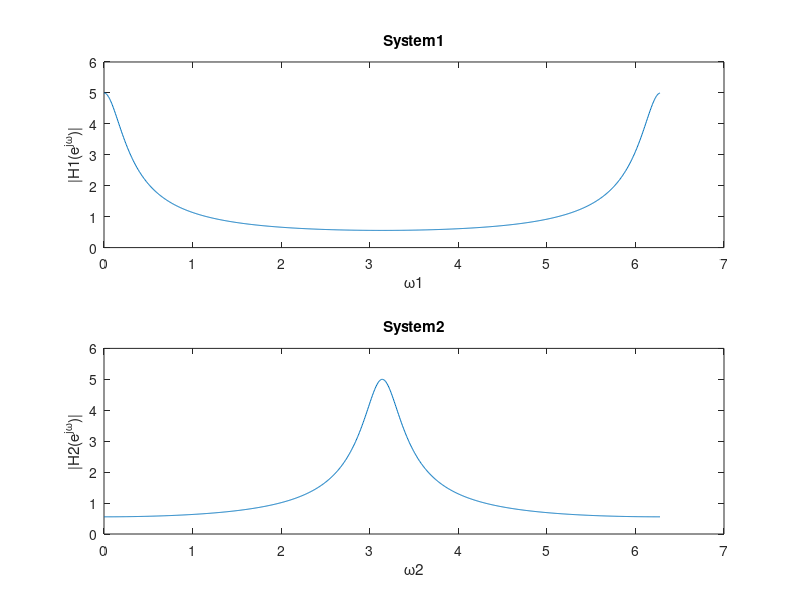
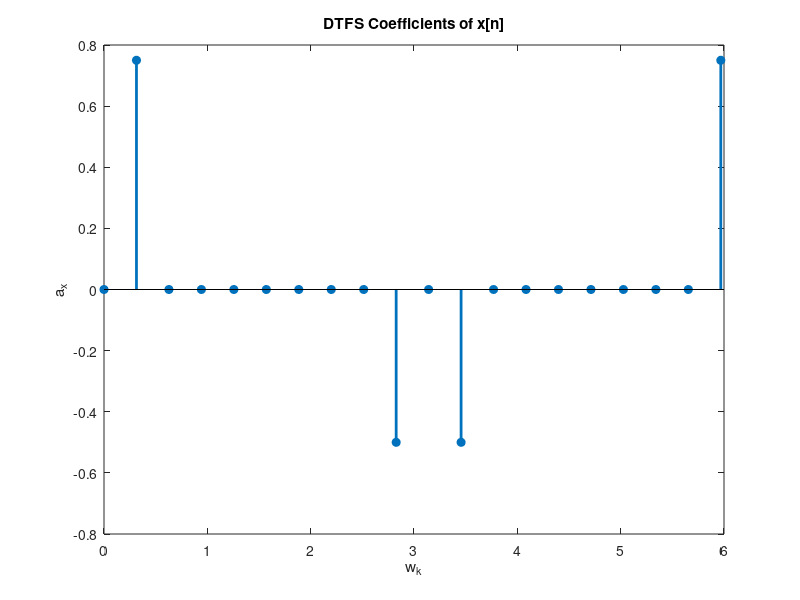
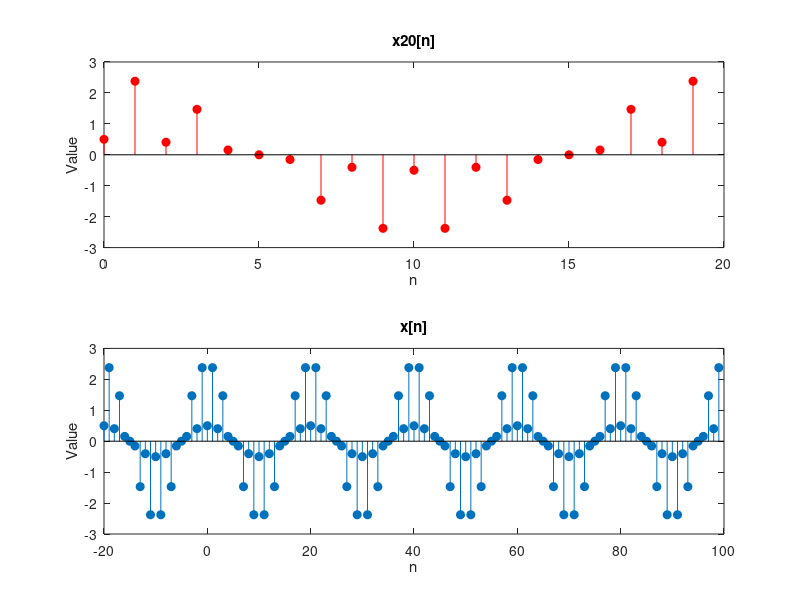
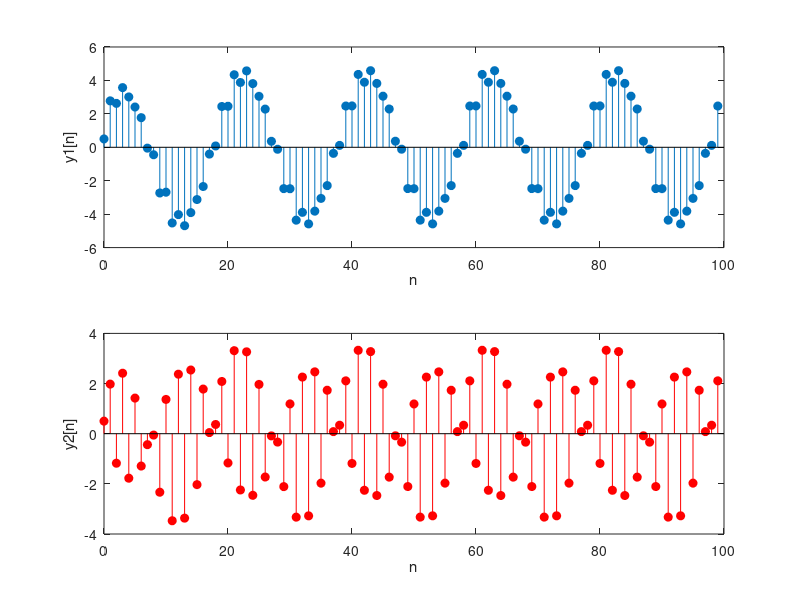

Write the MATLAB code that produced these figures, in order.
%a
a1 = [1,-0.8];
a2 = [1,0.8];
b1 = [1];
b2 = [1];

%b
w = linspace(2,2*pi,2024);
[H1,w]=freqz(b1,a1,1024,'whole');
[H2,w]=freqz(b2,a2,1024,'whole')

figure;grid on;
subplot(2,1,1),plot(w,abs(H1));
title('System1');xlabel('\omega1');ylabel('|H1(e^{j\omega})|');
subplot(2,1,2),plot(w,abs(H2));
title('System2');xlabel('\omega2');ylabel('|H2(e^{j\omega})|');

%c
N = 20;
a_x = zeros(1,N);
a_x(2) = 3/4; 
a_x(end) = 3/4;
a_x(10) = -1/2; 
a_x(12) = -1/2; 

wk = (2*pi/N) * (0:N-1);

figure;
stem(wk, a_x,'filled','LineWidth',2);
title('DTFS Coefficients of x[n]');xlabel('w_k');ylabel('a_x');

%d
x_20 = real(ifft(a_x) * N);
n1 = -20:99;
xn = x_20(mod(n1, N) + 1);

figure;
subplot(2,1,1);
stem(0:19,x_20,'r','filled');
title('x20[n]');xlabel('n');ylabel('Value');
subplot(2,1,2);
stem(n1, xn,'filled');
title('x[n]');xlabel('n');ylabel('Value');

%e
n=0:99;
x = x_20(mod(n, N) + 1);
y1=filter(b1,a1,x);
y2=filter(b2,a2,x);

figure;
subplot(2,1,1);
stem(n,y1,'filled');xlabel('n');ylabel('y1[n]');
subplot(2,1,2);
stem(n,y2,'r','filled');xlabel('n');ylabel('y2[n]');

%f
y1_20 = y1(1:20); 
y2_20 = y2(1:20);
a_y1 = fft(y1_20) / N; 
a_y2 = fft(y2_20) / N;

figure;
subplot(2,1,1);stem(wk,abs(a_y1),'filled');
xlabel('wk');ylabel('Value');title('a_y1');
subplot(2,1,2);
stem(wk,abs(a_y2),'r','filled');
xlabel('wk');ylabel('Value');title('a_y2');
